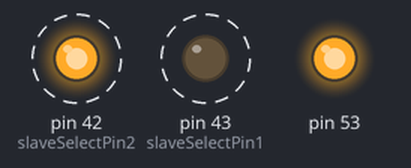
The sketch below on a simulated Arduino Mega 2560, built with avr-gcc and run on an emulated ATmega2560. On the bench: output pins drawn as LEDs (lit = HIGH). Dashed ring = blinking.

Above: at 0.3 s.
Timing chart, 0 to 4.1 s (numbered marks = the images above):
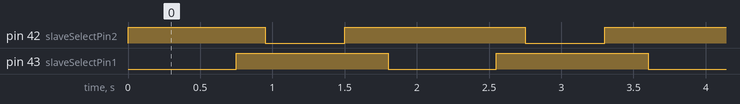

The sketch:

master.ino
```cpp
#include <SPI.h>

const int slaveSelectPin1 = 43;
const int slaveSelectPin2 = 42;

int turn = 1;

void setup() {

  pinMode(slaveSelectPin1, OUTPUT);
  digitalWrite(slaveSelectPin1, HIGH);

  pinMode(slaveSelectPin2, OUTPUT);
  digitalWrite(slaveSelectPin2, HIGH);

  SPI.begin();
}

void loop() {
  if (turn == 1)
  {
    sendData("Hello Amin & Mahdi", 18, turn);
    turn = 2;
    delay(200);
  } else if (turn == 2)
  {
    sendData("Amin/Mahdi", 10, turn);
    turn = 1;
    delay(300);
  }
}

void sendData (char data[], int _size, int ss)
{
  if (ss == 1)
    digitalWrite(slaveSelectPin1, LOW);
  else if (ss == 2)
    digitalWrite(slaveSelectPin2, LOW);

  delay(100);
  for (int i = 0; i < _size; i++)
  {
    SPI.transfer(data[i]);
    delay(25);
  }
  SPI.transfer('z');
  delay(200);

  if (ss == 1)
    digitalWrite(slaveSelectPin1, HIGH);
  else if (ss == 2)
    digitalWrite(slaveSelectPin2, HIGH);
}
```

Measured:
- by itself, pin 42 (slaveSelectPin2): alternates HIGH for 1.3 s and LOW for 0.55 s
- by itself, pin 43 (slaveSelectPin1): alternates HIGH for 1.1 s and LOW for 0.75 s
- by itself, everything shown: repeats every 1.8 s, in 4 steps
